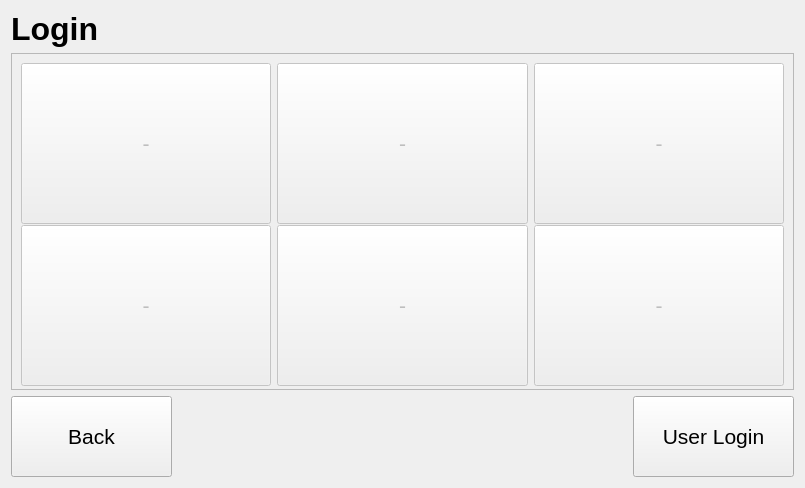
<?xml version="1.0" encoding="UTF-8"?>
<ui version="4.0">
 <class>loginMenu</class>
 <widget class="QWidget" name="loginMenu">
  <property name="geometry">
   <rect>
    <x>0</x>
    <y>0</y>
    <width>805</width>
    <height>488</height>
   </rect>
  </property>
  <property name="windowTitle">
   <string>Form</string>
  </property>
  <layout class="QGridLayout" name="gridLayout">
   <item row="0" column="0">
    <widget class="QLabel" name="lbl_title">
     <property name="font">
      <font>
       <family>Helvetica Neue</family>
       <pointsize>24</pointsize>
       <weight>75</weight>
       <bold>true</bold>
      </font>
     </property>
     <property name="text">
      <string>Login</string>
     </property>
    </widget>
   </item>
   <item row="1" column="0">
    <widget class="QScrollArea" name="scrollArea">
     <property name="minimumSize">
      <size>
       <width>781</width>
       <height>321</height>
      </size>
     </property>
     <property name="widgetResizable">
      <bool>true</bool>
     </property>
     <widget class="QWidget" name="scrollAreaWidgetContents">
      <property name="geometry">
       <rect>
        <x>0</x>
        <y>0</y>
        <width>779</width>
        <height>334</height>
       </rect>
      </property>
      <property name="minimumSize">
       <size>
        <width>779</width>
        <height>319</height>
       </size>
      </property>
      <layout class="QGridLayout" name="gridLayout_3">
       <item row="1" column="1">
        <widget class="QPushButton" name="btn_user5">
         <property name="enabled">
          <bool>false</bool>
         </property>
         <property name="minimumSize">
          <size>
           <width>250</width>
           <height>161</height>
          </size>
         </property>
         <property name="font">
          <font>
           <family>Helvetica Neue</family>
           <pointsize>16</pointsize>
          </font>
         </property>
         <property name="text">
          <string>-</string>
         </property>
        </widget>
       </item>
       <item row="1" column="2">
        <widget class="QPushButton" name="btn_user6">
         <property name="enabled">
          <bool>false</bool>
         </property>
         <property name="minimumSize">
          <size>
           <width>250</width>
           <height>161</height>
          </size>
         </property>
         <property name="font">
          <font>
           <family>Helvetica Neue</family>
           <pointsize>16</pointsize>
          </font>
         </property>
         <property name="text">
          <string>-</string>
         </property>
        </widget>
       </item>
       <item row="0" column="0">
        <widget class="QPushButton" name="btn_user1">
         <property name="enabled">
          <bool>false</bool>
         </property>
         <property name="minimumSize">
          <size>
           <width>250</width>
           <height>161</height>
          </size>
         </property>
         <property name="font">
          <font>
           <family>Helvetica Neue</family>
           <pointsize>16</pointsize>
          </font>
         </property>
         <property name="text">
          <string>-</string>
         </property>
        </widget>
       </item>
       <item row="0" column="1">
        <widget class="QPushButton" name="btn_user2">
         <property name="enabled">
          <bool>false</bool>
         </property>
         <property name="minimumSize">
          <size>
           <width>250</width>
           <height>161</height>
          </size>
         </property>
         <property name="font">
          <font>
           <family>Helvetica Neue</family>
           <pointsize>16</pointsize>
          </font>
         </property>
         <property name="text">
          <string>-</string>
         </property>
        </widget>
       </item>
       <item row="0" column="2">
        <widget class="QPushButton" name="btn_user3">
         <property name="enabled">
          <bool>false</bool>
         </property>
         <property name="minimumSize">
          <size>
           <width>250</width>
           <height>161</height>
          </size>
         </property>
         <property name="font">
          <font>
           <family>Helvetica Neue</family>
           <pointsize>16</pointsize>
          </font>
         </property>
         <property name="text">
          <string>-</string>
         </property>
        </widget>
       </item>
       <item row="1" column="0">
        <widget class="QPushButton" name="btn_user4">
         <property name="enabled">
          <bool>false</bool>
         </property>
         <property name="minimumSize">
          <size>
           <width>250</width>
           <height>161</height>
          </size>
         </property>
         <property name="font">
          <font>
           <family>Helvetica Neue</family>
           <pointsize>16</pointsize>
          </font>
         </property>
         <property name="text">
          <string>-</string>
         </property>
        </widget>
       </item>
      </layout>
     </widget>
    </widget>
   </item>
   <item row="2" column="0">
    <layout class="QHBoxLayout" name="horizontalLayout">
     <item>
      <widget class="QPushButton" name="btn_back">
       <property name="minimumSize">
        <size>
         <width>161</width>
         <height>81</height>
        </size>
       </property>
       <property name="font">
        <font>
         <family>Helvetica Neue</family>
         <pointsize>16</pointsize>
        </font>
       </property>
       <property name="text">
        <string>Back</string>
       </property>
      </widget>
     </item>
     <item>
      <spacer name="horizontalSpacer">
       <property name="minimumSize">
        <size>
         <width>269</width>
         <height>20</height>
        </size>
       </property>
       <property name="orientation">
        <enum>Qt::Horizontal</enum>
       </property>
       <property name="sizeHint" stdset="0">
        <size>
         <width>266</width>
         <height>17</height>
        </size>
       </property>
      </spacer>
     </item>
     <item>
      <widget class="QPushButton" name="btn_newLogin">
       <property name="minimumSize">
        <size>
         <width>161</width>
         <height>81</height>
        </size>
       </property>
       <property name="font">
        <font>
         <family>Helvetica Neue</family>
         <pointsize>16</pointsize>
        </font>
       </property>
       <property name="text">
        <string>User Login</string>
       </property>
      </widget>
     </item>
    </layout>
   </item>
  </layout>
  <zorder>scrollArea</zorder>
  <zorder>lbl_title</zorder>
 </widget>
 <resources/>
 <connections/>
</ui>
